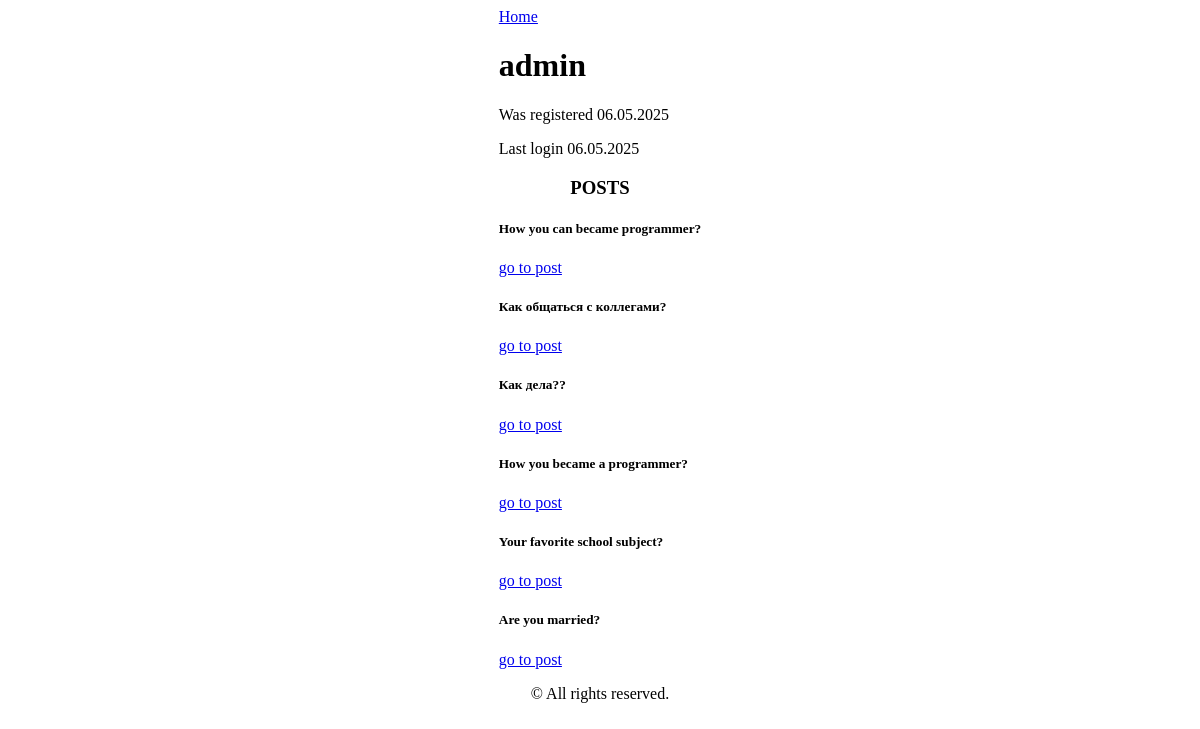
The app's page /blog/admin/, older data.
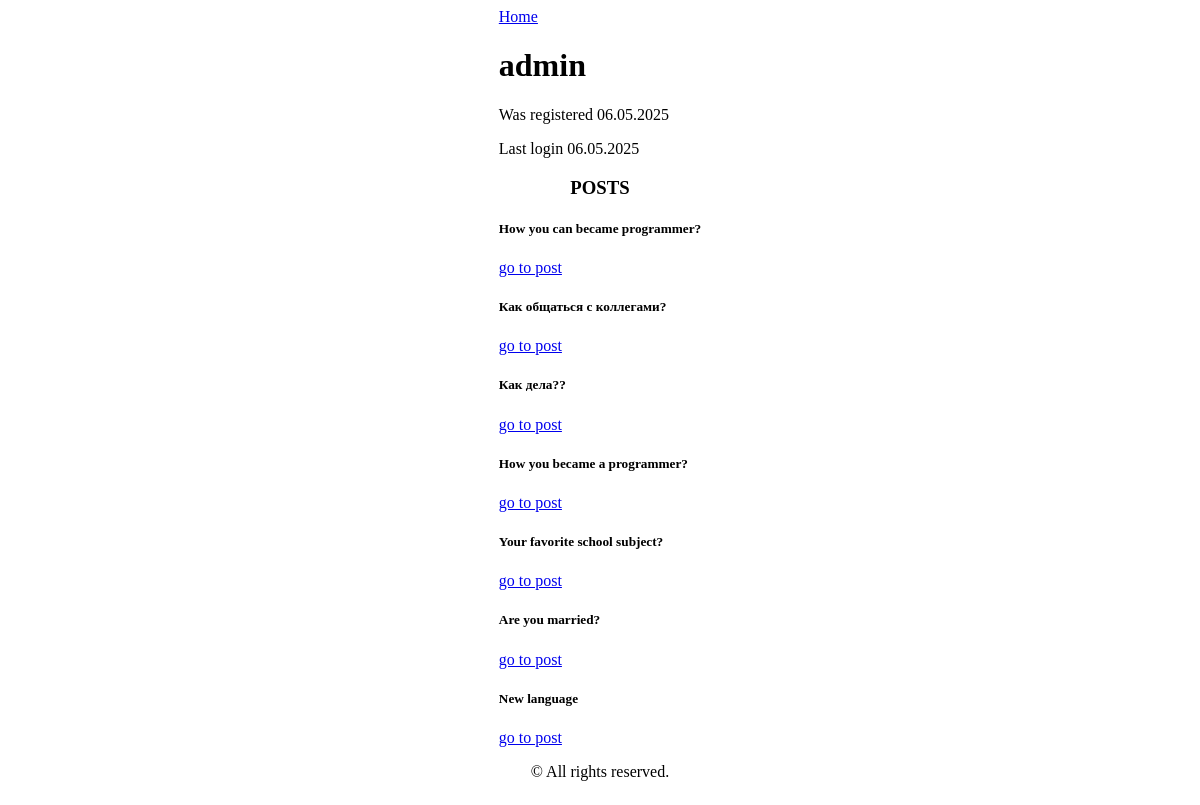
The same page, newer data.
### blog/models.py (models this page shows)
class Post(models.Model):
    title = models.CharField(max_length=100)
    content = models.TextField()
    author = models.ForeignKey(Prof, on_delete=models.CASCADE)
    created_time = models.DateTimeField(auto_now=True)
    def __str__(self) -> str:
        return self.title

### blog/views.py (the view)
# urls.py: path('<str:username>/', views.user, name='user'),
def user(req, username):
    try:
        user = User.objects.get(username=username)
        prof = Prof.objects.get(user=user)
        posts = Post.objects.filter(author=prof)
        tags = Tag.objects.all()
        cont = {
            "user": user,
            "prof": prof,
            "posts": posts,
            "tags": tags,
        }
        return render(req, 'blog/user.html', cont)
    except Prof.DoesNotExist:
        return HttpResponse("I can't find this user")

### templates/blog/user.html (shortened to what this page needs)
<!DOCTYPE html>
<html lang="en">
<head>
</head>
<body>
    {% extends "base.html" %}
    {% block content %}
        <a href="{% url 'blog:index'%}">Home</a>
        <h1>{{user.username}}</h1>
        <p>Was registered {{user.date_joined|date:"d.m.Y"}}</p>
        <p>Last login {{user.last_login|date:"d.m.Y"}}</p>
        <h3>POSTS</h3>
        {%for i in posts%}
            <h5 class="">{{i}}</h5>
            <a href="{% url 'blog:post' i.author.user.username i.title %}">go to post</a>
        {%endfor%}
    {% endblock %}

Row changes from the older to the newer data that the page shows:
added Post: title "New language"
